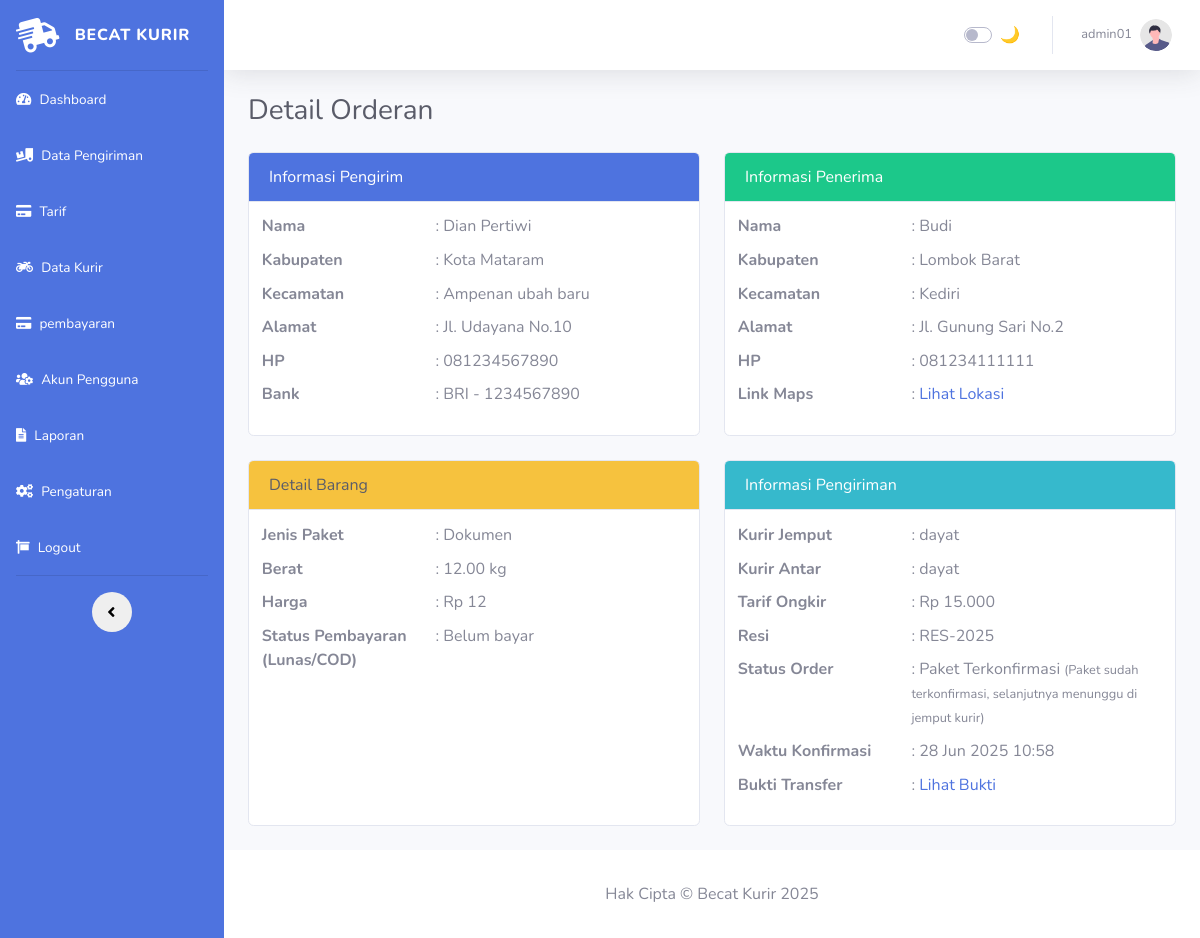
The app's page /admin-kurir/detail_order.php?id=1 (signed in) with its own data.
### tables this page shows
CREATE TABLE `tbl_pengiriman_paket` (
  `id_pengiriman` int NOT NULL,
  `id_tarif` int DEFAULT NULL,
  `id_pengirim` int DEFAULT NULL,
  `id_penerima` int DEFAULT NULL,
  `id_jenis_paket` int DEFAULT NULL,
  `id_status_order` int DEFAULT NULL,
  `id_kurir_jemput` int DEFAULT NULL,
  `id_kurir_antar` int DEFAULT NULL,
  `berat_barang` decimal(10,2) DEFAULT NULL,
  `harga_barang` decimal(10,2) DEFAULT NULL,
  `status_pembayaran` enum('belum bayar','sudah bayar') DEFAULT NULL,
  `resi` varchar(50) DEFAULT NULL,
  `bukti_tf_admin` varchar(225) DEFAULT NULL,
  `waktu_konfirmasi` datetime DEFAULT NULL
);

CREATE TABLE `tbl_pengirim` (
  `id_pengirim` int NOT NULL,
  `id_kab_asal` int DEFAULT NULL,
  `id_bank` int DEFAULT NULL,
  `id_user` int DEFAULT NULL,
  `nama_pengirim` varchar(30) DEFAULT NULL,
  `kec_pengirim` varchar(30) DEFAULT NULL,
  `alamat_pengirim` text,
  `hp_pengirim` varchar(20) DEFAULT NULL,
  `no_rekening` varchar(20) DEFAULT NULL
);

CREATE TABLE `tbl_kabupaten` (
  `id_kab` int NOT NULL,
  `nama_kabupaten` varchar(30) DEFAULT NULL
);

CREATE TABLE `tbl_bank` (
  `id_bank` int NOT NULL,
  `nama_bank` varchar(11) DEFAULT NULL
);

CREATE TABLE `tbl_penerima` (
  `id_penerima` int NOT NULL,
  `id_kab_tujuan` int DEFAULT NULL,
  `nama_penerima` varchar(30) DEFAULT NULL,
  `kec_pengirim` varchar(30) DEFAULT NULL,
  `alamat_penerima` text,
  `hp_penerima` varchar(20) DEFAULT NULL,
  `link_maps` text
);

CREATE TABLE `tbl_jenis_paket` (
  `id_jenis_paket` int NOT NULL,
  `nama_jenis_paket` varchar(20) DEFAULT NULL
);

CREATE TABLE `tbl_data_kurir` (
  `id_kurir` int NOT NULL,
  `id_user` int DEFAULT NULL,
  `nama_kurir` varchar(20) DEFAULT NULL,
  `no_hp` varchar(20) DEFAULT NULL,
  `alamat_kurir` text,
  `status` enum('aktif','non-aktif') DEFAULT NULL
);

CREATE TABLE `tbl_tarif` (
  `id_tarif` int NOT NULL,
  `id_kab_asal` int DEFAULT NULL,
  `id_kab_tujuan` int DEFAULT NULL,
  `tarif` decimal(12,2) DEFAULT NULL
);

CREATE TABLE `tbl_status_order` (
  `id_status` int NOT NULL,
  `nama_status` varchar(100) DEFAULT NULL,
  `keterangan` text
);

### admin-kurir/detail_order.php (the view, shortened to what this page needs)
<?php
include 'config/koneksi.php';
$id_order = $_GET['id'] ?? 0;
$query = $conn->prepare("
    SELECT
        p.*, t.tarif,
        s.nama_status, s.keterangan,
        j.nama_jenis_paket,
        peng.nama_pengirim, peng.kec_pengirim AS kecamatan_pengirim, peng.alamat_pengirim, peng.hp_pengirim,
        peng.no_rekening, b.nama_bank, ka.nama_kabupaten AS kabupaten_asal,
        pener.nama_penerima, pener.kec_pengirim AS kecamatan_penerima, pener.alamat_penerima, pener.hp_penerima,
        pener.link_maps, kt.nama_kabupaten AS kabupaten_tujuan,
        k1.nama_kurir AS kurir_antar,
        k2.nama_kurir AS kurir_jemput
    FROM tbl_pengiriman_paket p
    LEFT JOIN tbl_pengirim peng ON p.id_pengirim = peng.id_pengirim
    LEFT JOIN tbl_penerima pener ON p.id_penerima = pener.id_penerima
    LEFT JOIN tbl_kabupaten ka ON peng.id_kab_asal = ka.id_kab
    LEFT JOIN tbl_kabupaten kt ON pener.id_kab_tujuan = kt.id_kab
    LEFT JOIN tbl_bank b ON peng.id_bank = b.id_bank
    LEFT JOIN tbl_status_order s ON p.id_status_order = s.id_status
    LEFT JOIN tbl_jenis_paket j ON p.id_jenis_paket = j.id_jenis_paket
    LEFT JOIN tbl_tarif t ON p.id_tarif = t.id_tarif
    LEFT JOIN tbl_data_kurir k1 ON p.id_kurir_antar = k1.id_kurir
    LEFT JOIN tbl_data_kurir k2 ON p.id_kurir_jemput = k2.id_kurir
    WHERE p.id_pengiriman = ?
");
$query->bind_param("i", $id_order);
$query->execute();
$result = $query->get_result();
$order = $result->fetch_assoc();
?>
<!DOCTYPE html>
<html lang="id">
<?php include 'head.php'; ?>
<body id="page-top">
    <div id="wrapper">
        <?php include 'sidebar.php'; ?>
        <div id="content-wrapper" class="d-flex flex-column">
            <div id="content">
                <?php include 'navbar.php'; ?>
                <div class="container-fluid">
                    <h1 class="h3 mb-4 text-gray-800">Detail Orderan</h1>
                    <div class="row mb-4">
                        <div class="col-md-6">
                            <div class="card h-100">
                                <div class="card-header bg-primary text-white">Informasi Pengirim</div>
                                <div class="card-body p-2">
                                    <table class="table table-sm table-borderless">
                                        <tr>
                                            <td width="40%"><strong>Nama</strong></td>
                                            <td>: <?= htmlspecialchars($order['nama_pengirim']) ?></td>
                                        </tr>
                                        <tr>
                                            <td><strong>Kabupaten</strong></td>
                                            <td>: <?= htmlspecialchars($order['kabupaten_asal']) ?></td>
                                        </tr>
                                        <tr>
                                            <td><strong>Kecamatan</strong></td>
                                            <td>: <?= htmlspecialchars($order['kecamatan_pengirim']) ?></td>
                                        </tr>
                                        <tr>
                                            <td><strong>Alamat</strong></td>
                                            <td>: <?= nl2br(htmlspecialchars($order['alamat_pengirim'])) ?></td>
                                        </tr>
                                        <tr>
                                            <td><strong>HP</strong></td>
                                            <td>: <?= htmlspecialchars($order['hp_pengirim']) ?></td>
                                        </tr>
                                        <tr>
                                            <td><strong>Bank</strong></td>
                                            <td>: <?= htmlspecialchars($order['nama_bank']) ?> -
                                                <?= htmlspecialchars($order['no_rekening']) ?></td>
                                        </tr>
                                    </table>
                                </div>
                            </div>
                        </div>
                        <div class="col-md-6 mt-4 mt-md-0">
                            <div class="card h-100">
                                <div class="card-header bg-success text-white">Informasi Penerima</div>
                                <div class="card-body p-2">
                                    <table class="table table-sm table-borderless">
                                        <tr>
                                            <td width="40%"><strong>Nama</strong></td>
                                            <td>: <?= htmlspecialchars($order['nama_penerima']) ?></td>
                                        </tr>
                                        <tr>
                                            <td><strong>Kabupaten</strong></td>
                                            <td>: <?= htmlspecialchars($order['kabupaten_tujuan']) ?></td>
                                        </tr>
                                        <tr>
                                            <td><strong>Kecamatan</strong></td>
                                            <td>: <?= htmlspecialchars($order['kecamatan_penerima']) ?></td>
                                        </tr>
                                        <tr>
                                            <td><strong>Alamat</strong></td>
                                            <td>: <?= nl2br(htmlspecialchars($order['alamat_penerima'])) ?></td>
                                        </tr>
                                        <tr>
                                            <td><strong>HP</strong></td>
                                            <td>: <?= htmlspecialchars($order['hp_penerima']) ?></td>
                                        </tr>
                                        <tr>
                                            <td><strong>Link Maps</strong></td>
                                            <td>: <a href="<?= htmlspecialchars($order['link_maps']) ?>"
                                                    target="_blank">Lihat Lokasi</a></td>
                                        </tr>
                                    </table>
                                </div>
                            </div>
                        </div>
                    </div>
                    <div class="row mb-4">
                        <div class="col-md-6">
                            <div class="card h-100">
                                <div class="card-header bg-warning text-dark">Detail Barang</div>
                                <div class="card-body p-2">
                                    <table class="table table-sm table-borderless">
                                        <tr>
                                            <td width="40%"><strong>Jenis Paket</strong></td>
                                            <td>: <?= htmlspecialchars($order['nama_jenis_paket']) ?></td>
                                        </tr>
                                        <tr>
                                            <td><strong>Berat</strong></td>
                                            <td>: <?= htmlspecialchars($order['berat_barang']) ?> kg</td>
                                        </tr>
                                        <tr>
                                            <td><strong>Harga</strong></td>
                                            <td>: Rp <?= number_format($order['harga_barang'], 0, ',', '.') ?></td>
                                        </tr>
                                        <tr>
                                            <td><strong>Status Pembayaran (Lunas/COD) </strong></td>
                                            <td>: <?= ucfirst($order['status_pembayaran']) ?></td>
                                        </tr>
                                    </table>
                                </div>
                            </div>
                        </div>
                        <div class="col-md-6 mt-4 mt-md-0">
                            <div class="card h-100">
                                <div class="card-header bg-info text-white">Informasi Pengiriman</div>
                                <div class="card-body p-2">
                                    <table class="table table-sm table-borderless">
                                        <tr>
                                            <td width="40%"><strong>Kurir Jemput</strong></td>
                                            <td>: <?= htmlspecialchars($order['kurir_jemput'] ?? '-') ?></td>
                                        </tr>
                                        <tr>
                                            <td><strong>Kurir Antar</strong></td>
                                            <td>: <?= htmlspecialchars($order['kurir_antar'] ?? '-') ?></td>
                                        </tr>
                                        <tr>
                                            <td><strong>Tarif Ongkir</strong></td>
                                            <td>: Rp <?= number_format($order['tarif'], 0, ',', '.') ?></td>
                                        </tr>
                                        <tr>
                                            <td><strong>Resi</strong></td>
                                            <td>: <?= htmlspecialchars($order['resi'] ?? '-') ?></td>
                                        </tr>
                                        <tr>
                                            <td><strong>Status Order</strong></td>
                                            <td>: <?= htmlspecialchars($order['nama_status']) ?>
                                                <small>(<?= htmlspecialchars($order['keterangan']) ?>)</small>
                                            </td>
                                        </tr>
                                        <tr>
                                            <td><strong>Waktu Konfirmasi</strong></td>
                                            <td>:
                                                <?= $order['waktu_konfirmasi'] ? date('d M Y H:i', strtotime($order['waktu_konfirmasi'])) : '-' ?>
                                            </td>
                                        </tr>
                                        <tr>
                                            <td><strong>Bukti Transfer</strong></td>
                                            <td>:
                                                <?php if (!empty($order['bukti_tf_admin'])): ?>
                                                <a href="uploads/<?= htmlspecialchars($order['bukti_tf_admin']) ?>"
                                                    target="_blank">Lihat Bukti</a>
                                                <?php else: ?>
                                                Belum Diupload
                                                <?php endif; ?>
                                            </td>
                                        </tr>
                                    </table>
                                </div>
                            </div>
                        </div>
                    </div>
                </div>
            </div>
            <?php include 'footer.php'; ?>
        </div>
    </div>
</body>
</html>

### records on screen
tbl_pengiriman_paket: id_pengirim.nama_pengirim "Dian Pertiwi", tbl_kabupaten.nama_kabupaten "Kota Mataram", id_pengirim.kec_pengirim "Ampenan ubah baru", id_pengirim.alamat_pengirim "Jl. Udayana No.10", id_pengirim.hp_pengirim "081234567890", tbl_bank.nama_bank "BRI", id_pengirim.no_rekening "1234567890", id_penerima.nama_penerima "Budi", tbl_kabupaten.nama_kabupaten "Lombok Barat", id_penerima.kec_pengirim "Kediri", id_penerima.alamat_penerima "Jl. Gunung Sari No.2", id_penerima.hp_penerima "081234111111", id_jenis_paket.nama_jenis_paket "Dokumen", berat_barang "12.00", harga_barang "12", status_pembayaran "Belum bayar", id_kurir_jemput.nama_kurir "dayat", id_tarif.tarif "15.000", resi "RES-2025", id_status_order.nama_status "Paket Terkonfirmasi", id_status_order.keterangan "Paket sudah terkonfirmasi, selanjutnya menunggu di jemput kurir", waktu_konfirmasi "28 Jun 2025 10:58"

### other values on screen
$_SESSION['username'] "admin01"
